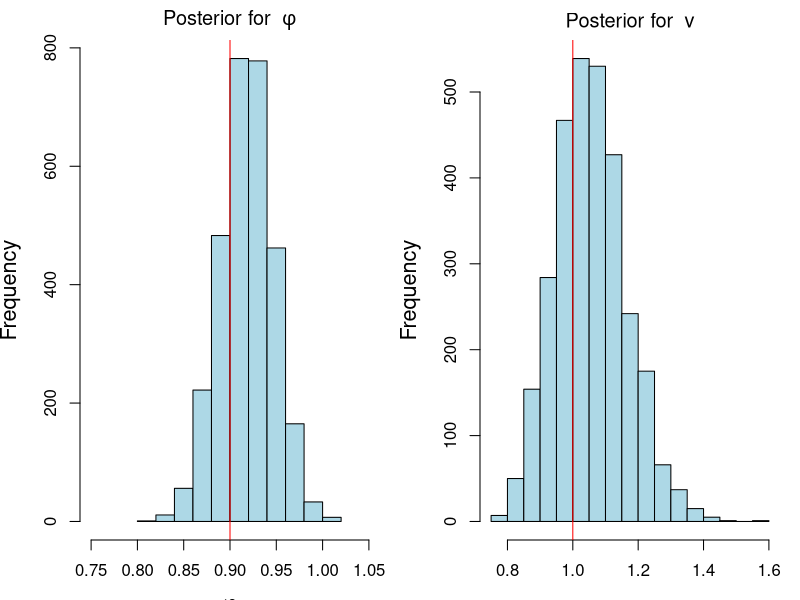
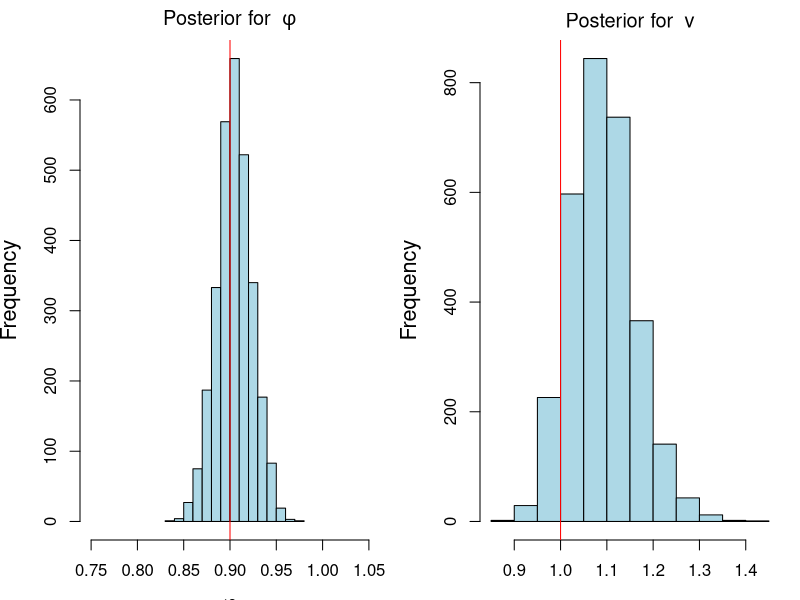

These charts were generated, in order, by the following R code:
## ---- chunk 1
#| label: "MLE for AR(1)"
set.seed(2021)
phi=0.9    # <1>
v=1
sd=sqrt(v) # <2>
T=500      # <3>
yt=arima.sim(n = T, model = list(ar = phi), sd = sd) 

## Case 1: Conditional likelihood
y=as.matrix(yt[2:T])     # <4>
X=as.matrix(yt[1:(T-1)]) # <5>
phi_MLE=as.numeric((t(X)%*%y)/sum(X^2))   # <6> 
s2=sum((y - phi_MLE*X)^2)/(length(y) - 1) # <7> 
v_MLE=s2*(length(y)-1)/(length(y))        # <8> 

cat("\n MLE of conditional likelihood for phi: ", phi_MLE, "\n",
    "MLE for the variance v: ", v_MLE, "\n", 
    "Estimate s2 for the variance v: ", s2, "\n")
## ---- chunk 2
#| label: "MLE for AR(1) with different methods"
# Obtaining parameter estimates using the arima function in R
set.seed(2021)
phi=0.9 # ar coefficient
v=1
sd=sqrt(v) # innovation standard deviation
T=500 # number of time points
yt=arima.sim(n = T, model = list(ar = phi), sd = sd) 

# Using conditional sum of squares, equivalent to conditional likelihood 
arima_CSS=arima(yt,order=c(1,0,0),method="CSS",n.cond=1,include.mean=FALSE)
cat("AR estimates with conditional sum of squares (CSS) for phi and v:", arima_CSS$coef,arima_CSS$sigma2,
"\n")

#Uses ML with full likelihood 
arima_ML=arima(yt,order=c(1,0,0),method="ML",include.mean=FALSE)
cat("AR estimates with full likelihood for phi and v:", arima_ML$coef,arima_ML$sigma2,
"\n")

#Default: uses conditional sum of squares to find the starting point for ML and 
#         then uses ML 
arima_CSS_ML=arima(yt,order=c(1,0,0),method="CSS-ML",n.cond=1,include.mean=FALSE)
cat("AR estimates with CSS to find starting point for ML for phi and v:", 
arima_CSS_ML$coef,arima_CSS_ML$sigma2,"\n")
## ---- chunk 3
#| label: "MLE for AR(1) with full likelihood"
set.seed(2021)
phi=0.9 # <1>
v=1
sd=sqrt(v) # <2>
T=500 # <3>
yt=arima.sim(n = T, model = list(ar = phi), sd = sd) 

## MLE, full likelihood AR(1) with v=1 assumed known 

log_p <- function(phi, yt){ #<4>
  0.5*(log(1-phi^2) - sum((yt[2:T] - phi*yt[1:(T-1)])^2) - yt[1]^2*(1-phi^2))
}

result = optimize(log_p, c(-1, 1), 
                  tol = 0.0001, 
                  maximum = TRUE, 
                  yt = yt) # <5>
cat("\n MLE of full likelihood for phi: ", result$maximum)
## ---- chunk 4
#| label: "AR(1) inference, conditional likelihood example"
#| 
####################################################
#####             MLE for AR(1)               ######
####################################################
set.seed(2021)
phi=0.9 # ar coefficient
sd=1 # innovation standard deviation
T=200 # number of time points
yt=arima.sim(n = T, model = list(ar = phi), sd = sd) # sample stationary AR(1) process

y=as.matrix(yt[2:T]) # response
X=as.matrix(yt[1:(T-1)]) # design matrix
phi_MLE=as.numeric((t(X)%*%y)/sum(X^2)) # MLE for phi
s2=sum((y - phi_MLE*X)^2)/(length(y) - 1) # Unbiased estimate for v
v_MLE=s2*(length(y)-1)/(length(y)) # MLE for v 

print(c(phi_MLE,s2))

#######################################################
######     Posterior inference, AR(1)               ###
######     Conditional Likelihood + Reference Prior ###
######     Direct sampling                          ###
#######################################################

n_sample=3000   # posterior sample size

## step 1: sample posterior distribution of v from inverse gamma distribution
v_sample=1/rgamma(n_sample, (T-2)/2, sum((yt[2:T] - phi_MLE*yt[1:(T-1)])^2)/2)

## step 2: sample posterior distribution of phi from normal distribution
phi_sample=rep(0,n_sample)
for (i in 1:n_sample){
phi_sample[i]=rnorm(1, mean = phi_MLE, sd=sqrt(v_sample[i]/sum(yt[1:(T-1)]^2)))}

## plot histogram of posterior samples of phi and v
par(mfrow = c(1, 2),mar = c(3, 4, 2, 1), cex.lab = 1.3)
hist(phi_sample, xlab = bquote(phi), 
     main = bquote("Posterior for "~phi),xlim=c(0.75,1.05), col='lightblue')
abline(v = phi, col = 'red')
hist(v_sample, xlab = bquote(v), col='lightblue', main = bquote("Posterior for "~v))
abline(v = sd, col = 'red')

## ---- chunk 5
#| label: "lst-ar-1-mle"
#| lst-label: lst-ar-1-mle
#| lst-cap: "R Code: MLE for the AR(1) process, conditional likelihood example"
####################################################
#####             MLE for AR(1)               ######
####################################################
phi=0.9 # ar coefficient
v=1
sd=sqrt(v) # innovation standard deviation
T=500 # number of time points
yt=arima.sim(n = T, model = list(ar = phi), sd = sd) 

## Case 1: Conditional likelihood
y=as.matrix(yt[2:T]) # response
X=as.matrix(yt[1:(T-1)]) # design matrix
phi_MLE=as.numeric((t(X)%*%y)/sum(X^2)) # MLE for phi
s2=sum((y - phi_MLE*X)^2)/(length(y) - 1) # Unbiased estimate for v 
v_MLE=s2*(length(y)-1)/(length(y)) # MLE for v

cat("\n MLE of conditional likelihood for phi: ", phi_MLE, "\n",
    "MLE for the variance v: ", v_MLE, "\n", 
    "Estimate s2 for the variance v: ", s2, "\n")
## ---- chunk 6
#| label: lst-ar-1-inference
#| lst-label: lst-ar-1-inference
#| lst-cap: "R Code: AR(1) Bayesian inference, conditional likelihood example"

#######################################################
######     Posterior inference, AR(1)               ###
######     Conditional Likelihood + Reference Prior ###
######     Direct sampling                          ###
#######################################################

n_sample=3000   # posterior sample size

## step 1: sample posterior distribution of v from inverse gamma distribution
v_sample=1/rgamma(n_sample, (T-2)/2, sum((yt[2:T] - phi_MLE*yt[1:(T-1)])^2)/2)

## step 2: sample posterior distribution of phi from normal distribution
phi_sample=rep(0,n_sample)
for (i in 1:n_sample){
phi_sample[i]=rnorm(1, mean = phi_MLE, sd=sqrt(v_sample[i]/sum(yt[1:(T-1)]^2)))}

## plot histogram of posterior samples of phi and v
par(mfrow = c(1, 2), mar = c(3, 4, 2, 1), cex.lab = 1.3)
hist(phi_sample, xlab = bquote(phi), 
     main = bquote("Posterior for "~phi),xlim=c(0.75,1.05), col='lightblue')
abline(v = phi, col = 'red')
hist(v_sample, xlab = bquote(v), col='lightblue', main = bquote("Posterior for "~v))
abline(v = sd, col = 'red')
